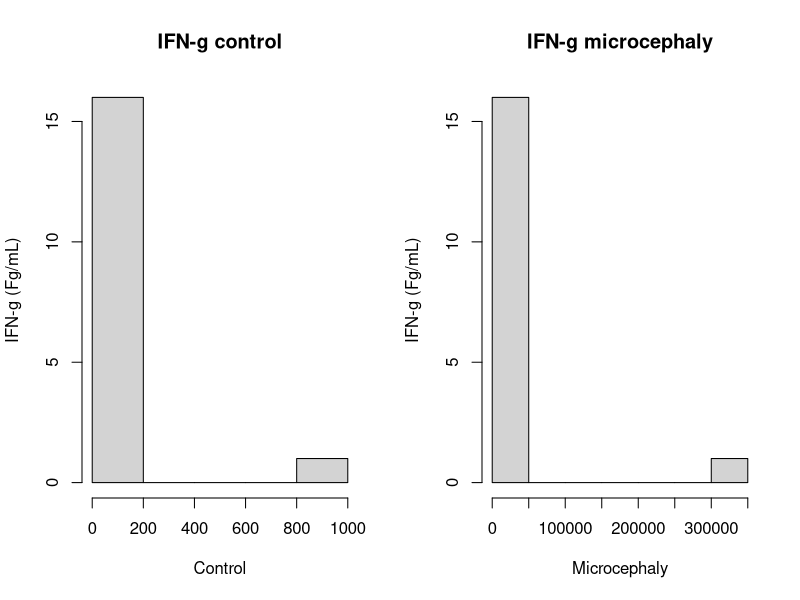
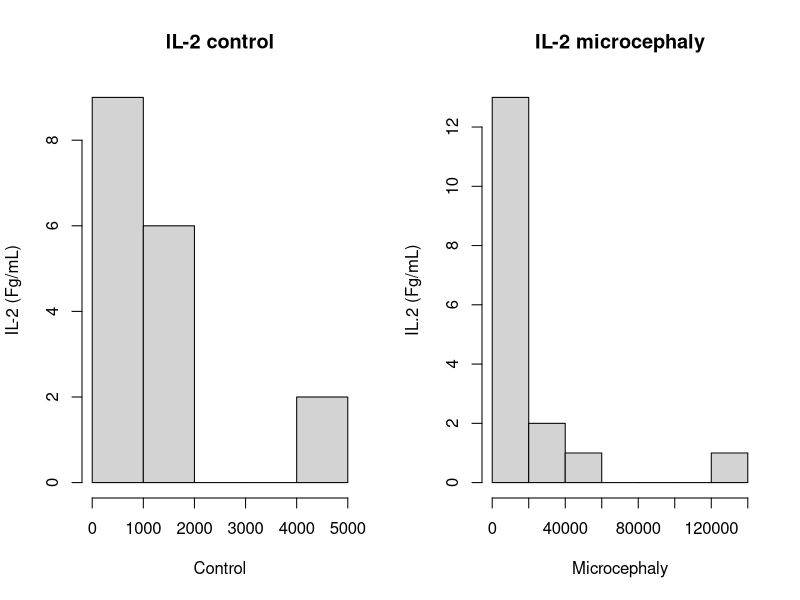
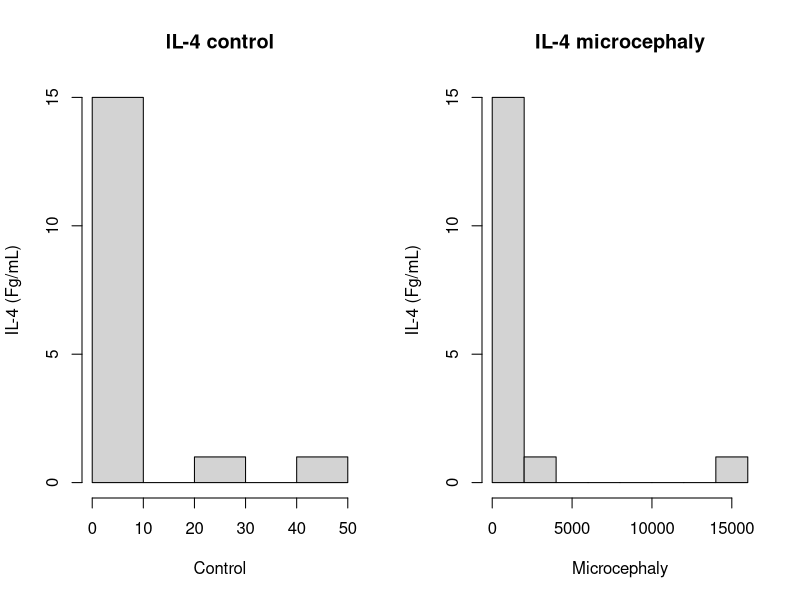
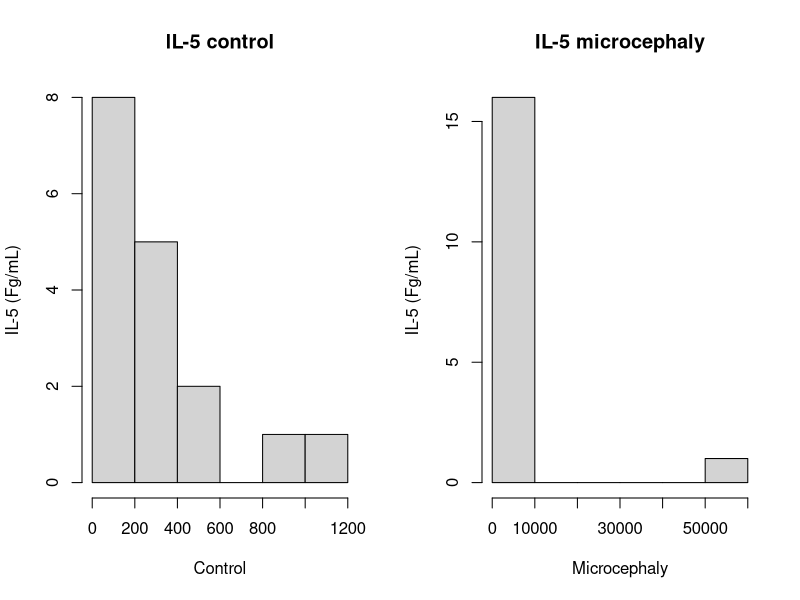
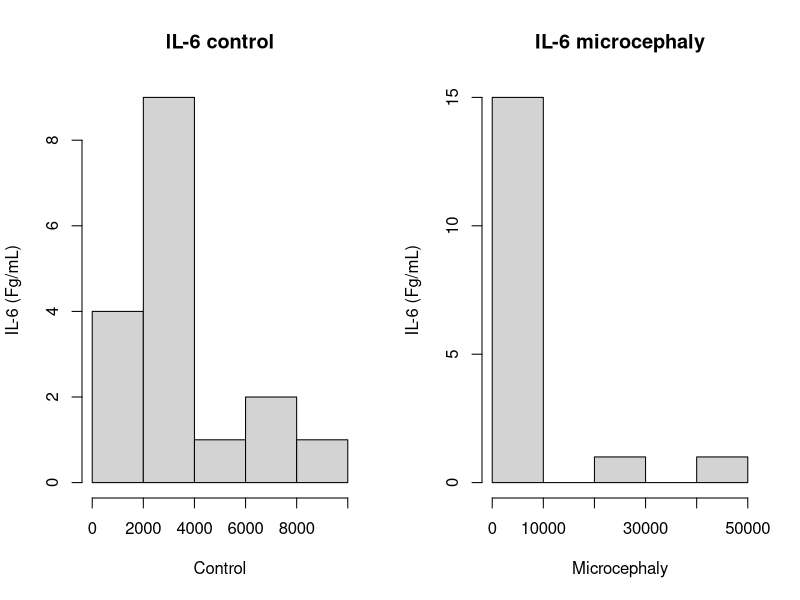
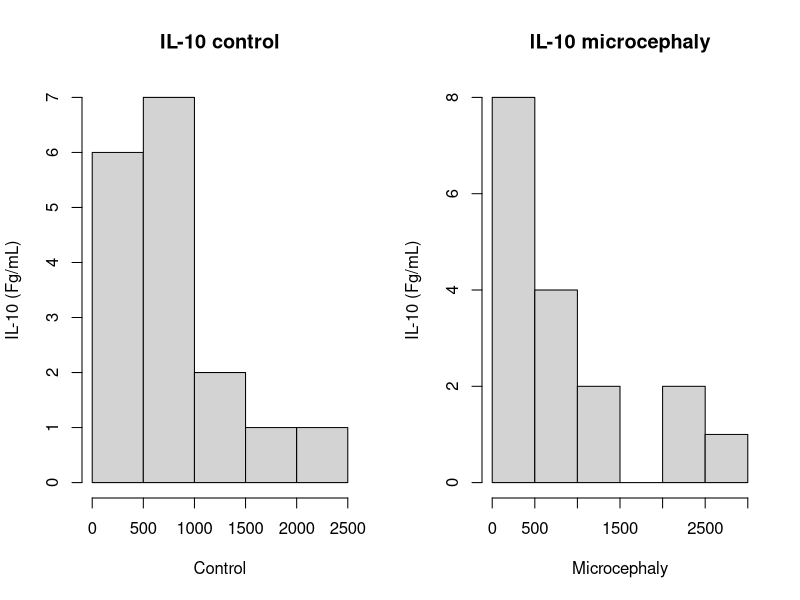
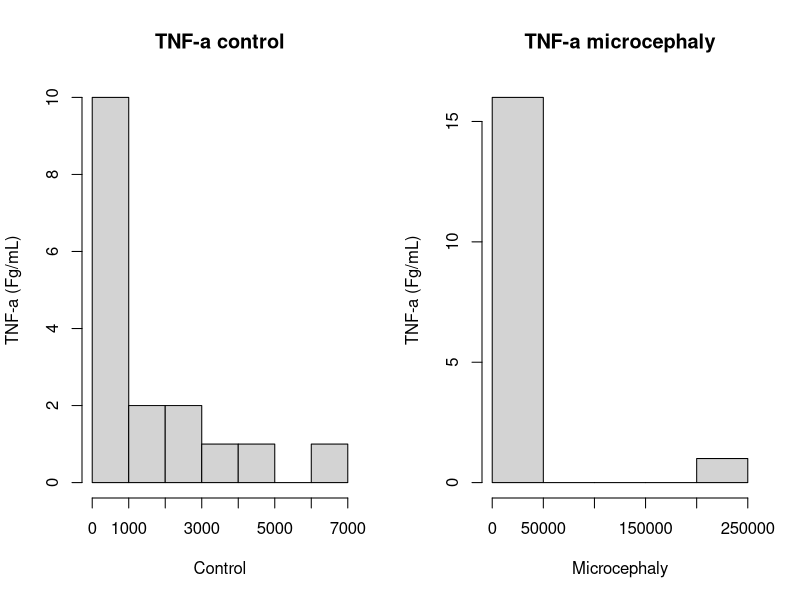

These figures' R source, in order:
#Teste de Mann-Whitney - comparação entre grupo microcefalia e grupo controle - projeto mestrado
#Autor: Amanda Salmeron, Data: 15/08/2022

#Carregar os pacotes

if(!require(dplyr)) install.packages("dplyr")
library(dplyr)
if(!require(dplyr)) install.packages("rstatix")
library(rstatix)

#Carregar o banco de dados
dados<-read.csv("Completo_CBA.csv",header = TRUE, sep = ';',stringsAsFactors = T)
View(dados)
glimpse(dados)

# Passo 3: Realização do teste de Mann-Whitney

wilcox.test(IFN.g ~ GRUPO, data = dados)
wilcox.test(IL.2 ~ GRUPO, data = dados)
wilcox.test(IL.4 ~ GRUPO, data = dados)
wilcox.test(IL.5 ~ GRUPO, data = dados)
wilcox.test(IL.6 ~ GRUPO, data = dados)
wilcox.test(IL.10 ~ GRUPO, data = dados)
wilcox.test(TNF.a ~ GRUPO, data = dados)


#Análise descritiva dos dados

dados %>% group_by(GRUPO) %>%
  get_summary_stats(IFN.g, IL.2, IL.4, IL.5, IL.6, IL.10, TNF.a, type = "median_iqr")


#Visualização da distribuição
#IFN-g
par(mfrow=c(1,2))
hist(dados$IFN.g[dados$GRUPO == "CONTROL"],
     ylab="IFN-g (Fg/mL)", xlab="Control", main="IFN-g control")
hist(dados$IFN.g[dados$GRUPO == "MICRO"],
     ylab="IFN-g (Fg/mL)", xlab="Microcephaly", main="IFN-g microcephaly")

#IL-2
par(mfrow=c(1,2))
hist(dados$IL.2[dados$GRUPO == "CONTROL"],
     ylab="IL-2 (Fg/mL)", xlab="Control", main="IL-2 control")
hist(dados$IL.2[dados$GRUPO == "MICRO"],
     ylab="IL.2 (Fg/mL)", xlab="Microcephaly", main="IL-2 microcephaly")

#IL-4
par(mfrow=c(1,2))
hist(dados$IL.4[dados$GRUPO == "CONTROL"],
     ylab="IL-4 (Fg/mL)", xlab="Control", main="IL-4 control")
hist(dados$IL.4[dados$GRUPO == "MICRO"],
     ylab="IL-4 (Fg/mL)", xlab="Microcephaly", main="IL-4 microcephaly")

#IL-5
par(mfrow=c(1,2))
hist(dados$IL.5[dados$GRUPO == "CONTROL"],
     ylab="IL-5 (Fg/mL)", xlab="Control", main="IL-5 control")
hist(dados$IL.5[dados$GRUPO == "MICRO"],
     ylab="IL-5 (Fg/mL)", xlab="Microcephaly", main="IL-5 microcephaly")

#IL-6
par(mfrow=c(1,2))
hist(dados$IL.6[dados$GRUPO == "CONTROL"],
     ylab="IL-6 (Fg/mL)", xlab="Control", main="IL-6 control")
hist(dados$IL.6[dados$GRUPO == "MICRO"],
     ylab="IL-6 (Fg/mL)", xlab="Microcephaly", main="IL-6 microcephaly")

#IL-10
par(mfrow=c(1,2))
hist(dados$IL.10[dados$GRUPO == "CONTROL"],
     ylab="IL-10 (Fg/mL)", xlab="Control", main="IL-10 control")
hist(dados$IL.10[dados$GRUPO == "MICRO"],
     ylab="IL-10 (Fg/mL)", xlab="Microcephaly", main="IL-10 microcephaly")

#TNF-a
par(mfrow=c(1,2))
hist(dados$TNF.a[dados$GRUPO == "CONTROL"],
     ylab="TNF-a (Fg/mL)", xlab="Control", main="TNF-a control")
hist(dados$TNF.a[dados$GRUPO == "MICRO"],
     ylab="TNF-a (Fg/mL)", xlab="Microcephaly", main="TNF-a microcephaly")


